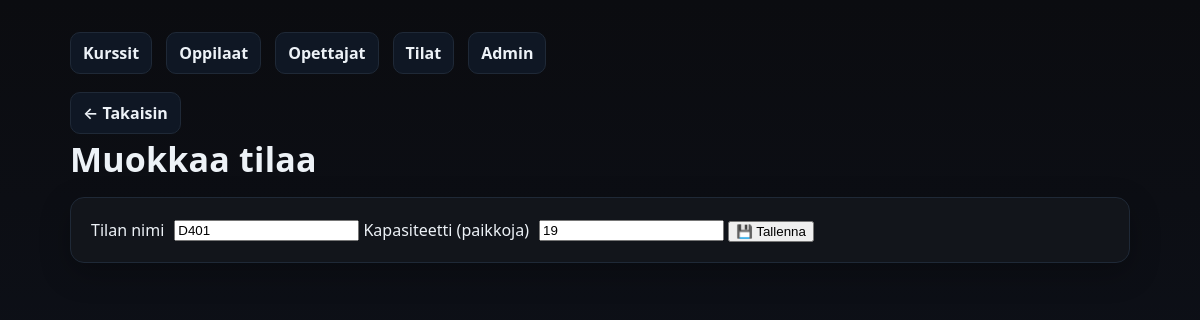
The page /kurssienhallinta/add_edit_tila.php?id=10 on the database as committed earlier.
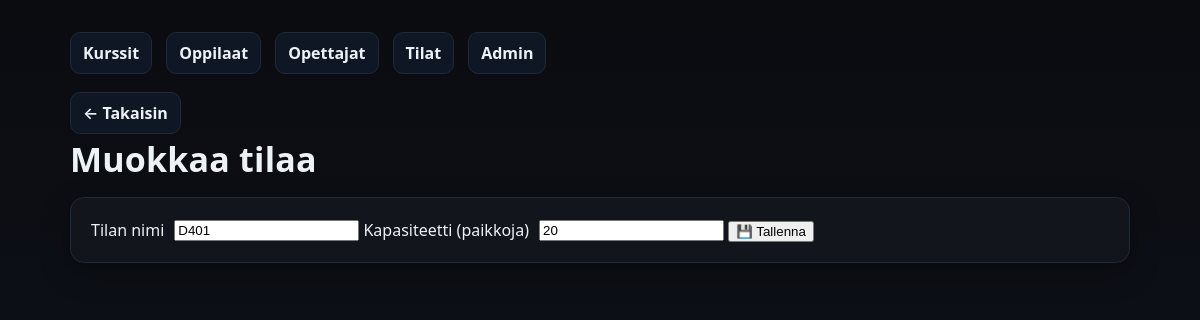
The same page on the database as committed later.
### tables this page shows
CREATE TABLE `tilat` (
  `tila_id` int(11) NOT NULL,
  `tila_nimi` varchar(50) NOT NULL,
  `paikkoja` int(11) NOT NULL
);

### kurssienhallinta/add_edit_tila.php (the view, shortened to what this page needs)
<?php
$pdo = getPDO();
$tila = [
  'tila_id' => null,
  'tila_nimi' => '',
  'paikkoja' => ''
];
if (isset($_GET['id'])) {
  $stmt = $pdo->prepare("SELECT * FROM tilat WHERE tila_id=?");
  $stmt->execute([$_GET['id']]);
  $tila = $stmt->fetch() ?: $tila;
}
?>
<!doctype html>
<html lang="fi">
<head>
  <link rel="stylesheet" href="styles.css">
</head>
<body>
  <div class="container">
    <div class="nav">
      <a href="index.php">Kurssit</a>
      <a href="oppilaat.php">Oppilaat</a>
      <a href="opettajat.php">Opettajat</a>
      <a href="tilat.php" class="active">Tilat</a>
      <a href="admin.php">Admin</a>
    </div>
    <a href="tilat.php" class="back">← Takaisin</a>
    <h1 class="page-title">
      <?= $tila['tila_id'] ? 'Muokkaa tilaa' : 'Lisää uusi tila' ?>
    </h1>
    <form method="post" class="card form">
      <label>Tilan nimi
        <input type="text" name="tila_nimi" value="<?= htmlspecialchars($tila['tila_nimi']) ?>" required>
      </label>
      <label>Kapasiteetti (paikkoja)
        <input type="number" name="paikkoja" value="<?= htmlspecialchars($tila['paikkoja']) ?>" required>
      </label>
      <button class="button">💾 Tallenna</button>
    </form>
  </div>
</body>
</html>

Rows that differ between the two databases and show on the page:
changed tilat: paikkoja "19" → "20"
